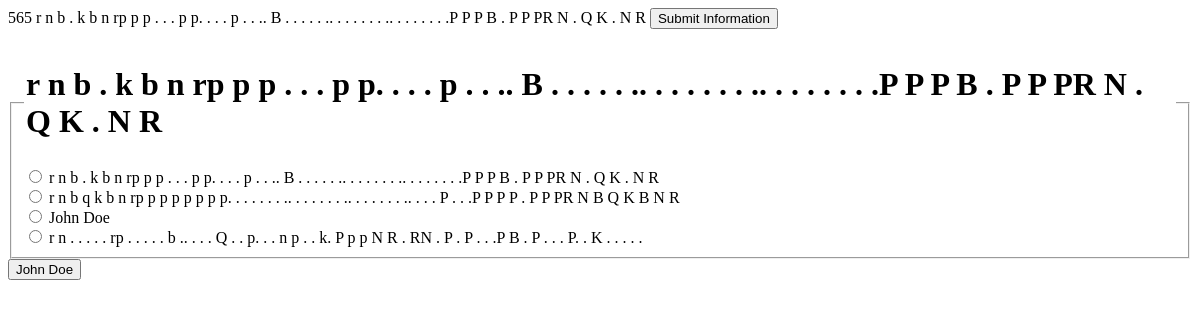
/chess/1/save/, run on an earlier commit of the app's database.
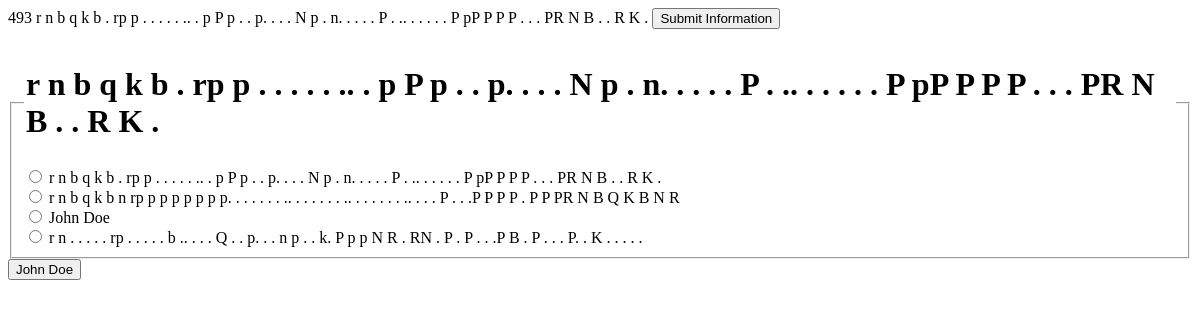
And on a later commit of the database.
### chess/models.py (models this page shows)
class Game(models.Model):
    game_id = models.BigAutoField(primary_key=True)
    game_board = models.CharField(max_length=200)
    game_time_white = models.IntegerField(default=0)
    game_time_black = models.IntegerField(default=0)
    user_id = models.ForeignKey('User', on_delete=models.CASCADE)

### chess/views.py (the view, shortened to what this page needs)
# urls.py: path("<int:pk>/save/", views.GameResultsView.as_view(), name="save"),
class GameResultsView(generic.ListView):
    model = Game
    context_object_name = "games_list"
    template_name = "chess/save.html"
    from django.views.decorators.http import require_http_methods

### chess/templates/chess/save.html (shortened to what this page needs)
<form method="POST">
    {{ games_list.0.game_time_black }}
    {{ games_list.0.game_board }}
    <button type="submit" value="update_data">Submit Information</button>
</form>
<form action="{% url 'chess:vote' 0 %}" method="POST">
<fieldset>
    <legend><h1>{{ games_list.0.game_board }}</h1></legend>
    {% for game in games_list %}
        <input type="radio" name="game" id="game{{ forloop.counter }}" value="{{ game.game_board }}">
        <label for="game{{ forloop.counter }}">{{ game.game_board }}</label><br>
    {% endfor %}
</fieldset>
<input type="submit" value="John Doe">
</form>

What changed in the data, as far as the page shows it:
changed Game (number 1 of 4 on the later page): game_time_black "565" → "493"; game_board "r n b . k b n rp p p . . . p p. . . . p . . .. B . . . . . .. . . . . . . .. . . . . . . .P P P B . P P PR N . Q K . N R" → "r n b q k b . rp p . . . . . .. . p P p . . p. . . . N p . n. . . . . P . .. . . . . . P pP P P P . . . PR N B . . R K ."; game "☐ r n b . k b n rp p p . . . p p" → "☐ r n b q k b . rp p . . . . . ."
